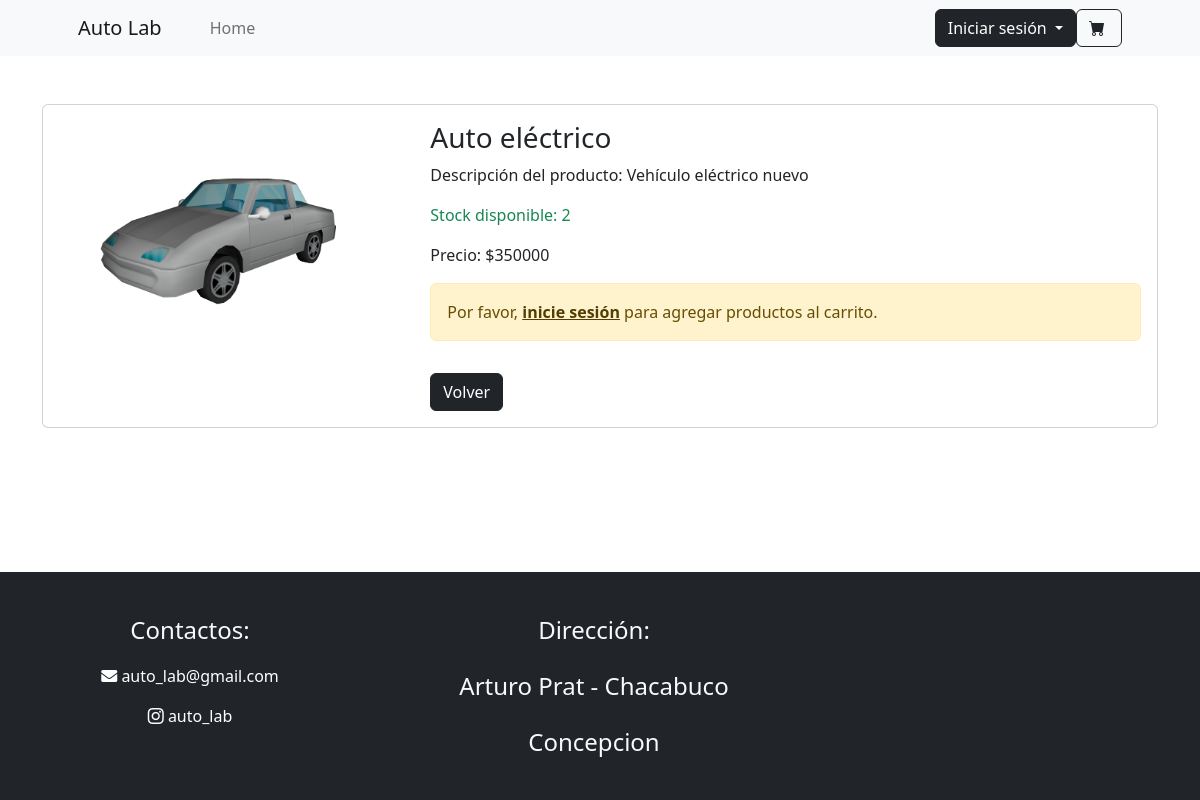
The page /detalle_producto/4/ on the database as committed earlier.
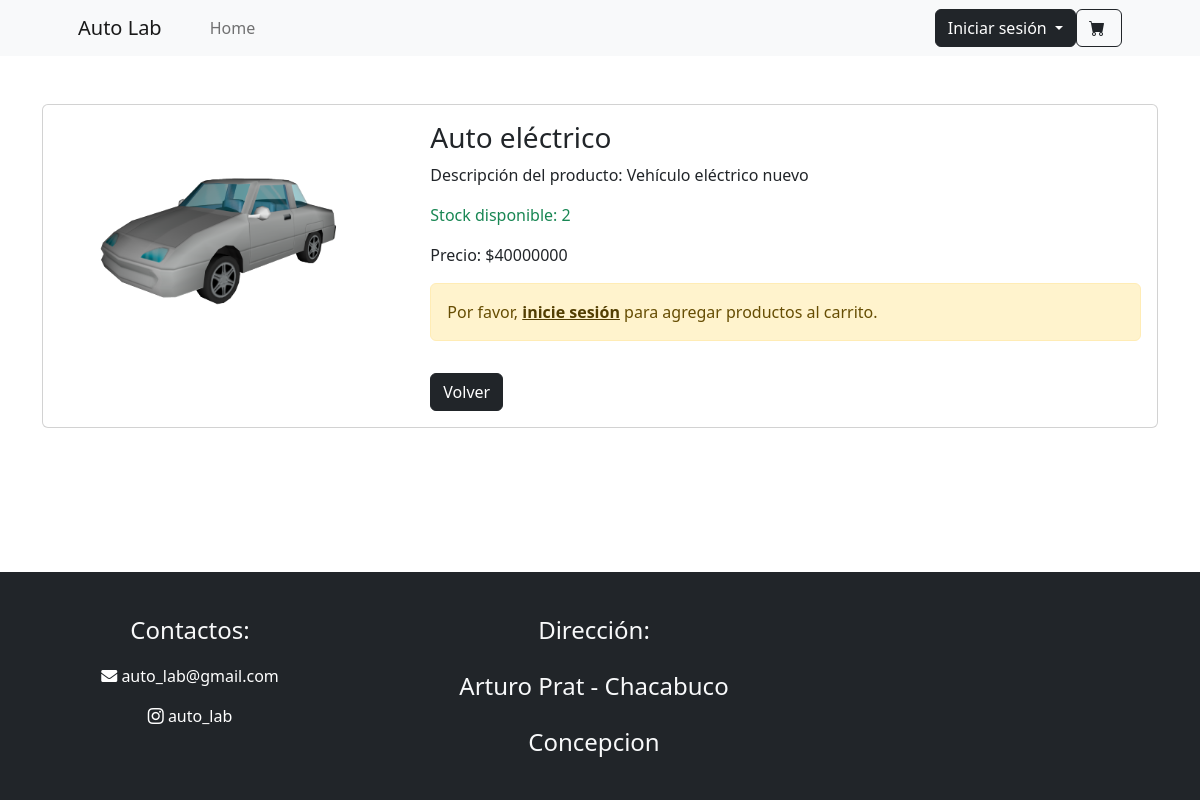
The same page on the database as committed later.
### mi_web/models.py (models this page shows, shortened)
class producto(models.Model):
    nombre=models.CharField(max_length=50, null=False ,unique=True)
    stock=models.IntegerField(default=0, validators=[MinValueValidator(0),MaxValueValidator(1000)])
    descripción=models.CharField(max_length=150, null=False)
    precio=models.IntegerField(default=0, validators=[MinValueValidator(0),MaxValueValidator(999999)])
    foto=models.ImageField(upload_to='producto',null=False)

### mi_web/views.py (the view)
# urls.py: path('detalle_producto/<int:producto_id>/', views.detalle_producto, name='detalle_producto'),
def detalle_producto(request, producto_id):
    producto2 = get_object_or_404(producto, id=producto_id)
    return render(request, 'vet/detalle_producto.html', {'producto': producto2})

### mi_web/context_processors.py (called while the page is built)
def carrito(request:HttpRequest):
    if request.user.is_authenticated:
        carito = CarritoDeCompras.objects.get(user=request.user)
        return {"carrito":carito}
    return {}

### mi_web/templates/vet/detalle_producto.html (shortened to what this page needs)
{% extends "vet/base_p.html" %}
{% load static %}
{% load crispy_forms_tags %}
{% block contenido %}
<div class="container mt-5">
    <div class="card mb-4">
        <div class="row g-0">
            <div class="col-md-4">
                <img src="{{ producto.foto.url }}" class="img-fluid rounded-start" alt="foto">
            </div>
            <div class="col-md-8">
                <div class="card-body">
                    <h3 class="card-title">{{ producto.nombre }}</h3>
                    <p class="card-text">Descripción del producto: {{ producto.descripción }}</p>
                    <p class="card-text text-success">Stock disponible: {{ producto.stock }}</p>
                    <p class="card-text">Precio: <span class="precio">${{ producto.precio }}</span></p>
                    {% if request.user.is_authenticated %}
                        <form action="{% url 'agregar_producto' producto.id %}" method="post">
                            {% csrf_token %}
                            <div class="input-group mb-3">
                                <button type="button" class="btn btn-outline-secondary" onclick="decrement('cantidad_producto_{{ item.id }}')">-</button>
                                <input type="number" class="form-control text-center" id="cantidad_producto_{{ item.id }}" name="cantidad" min="1" max="{{ producto.stock }}" value="1" readonly>
                                <button type="button" class="btn btn-outline-secondary" onclick="increment('cantidad_producto_{{ item.id }}')">+</button>
                            </div>
                            <button type="submit" class="btn btn-success">Agregar al Carrito</button>
                        </form>
                    {% else %}
                        <div class="alert alert-warning" role="alert">
                            Por favor, <a href="{% url 'login' %}" class="alert-link">inicie sesión</a> para agregar productos al carrito.
                        </div>
                    {% endif %}
                    <a href='{% url "index" %}' class="btn btn-dark mt-3">Volver</a>
                </div>
            </div>
        </div>
    </div>
</div>
{% endblock contenido %}

Rows that differ between the two databases and show on the page:
changed producto "Auto eléctrico": precio "350000" → "40000000"
